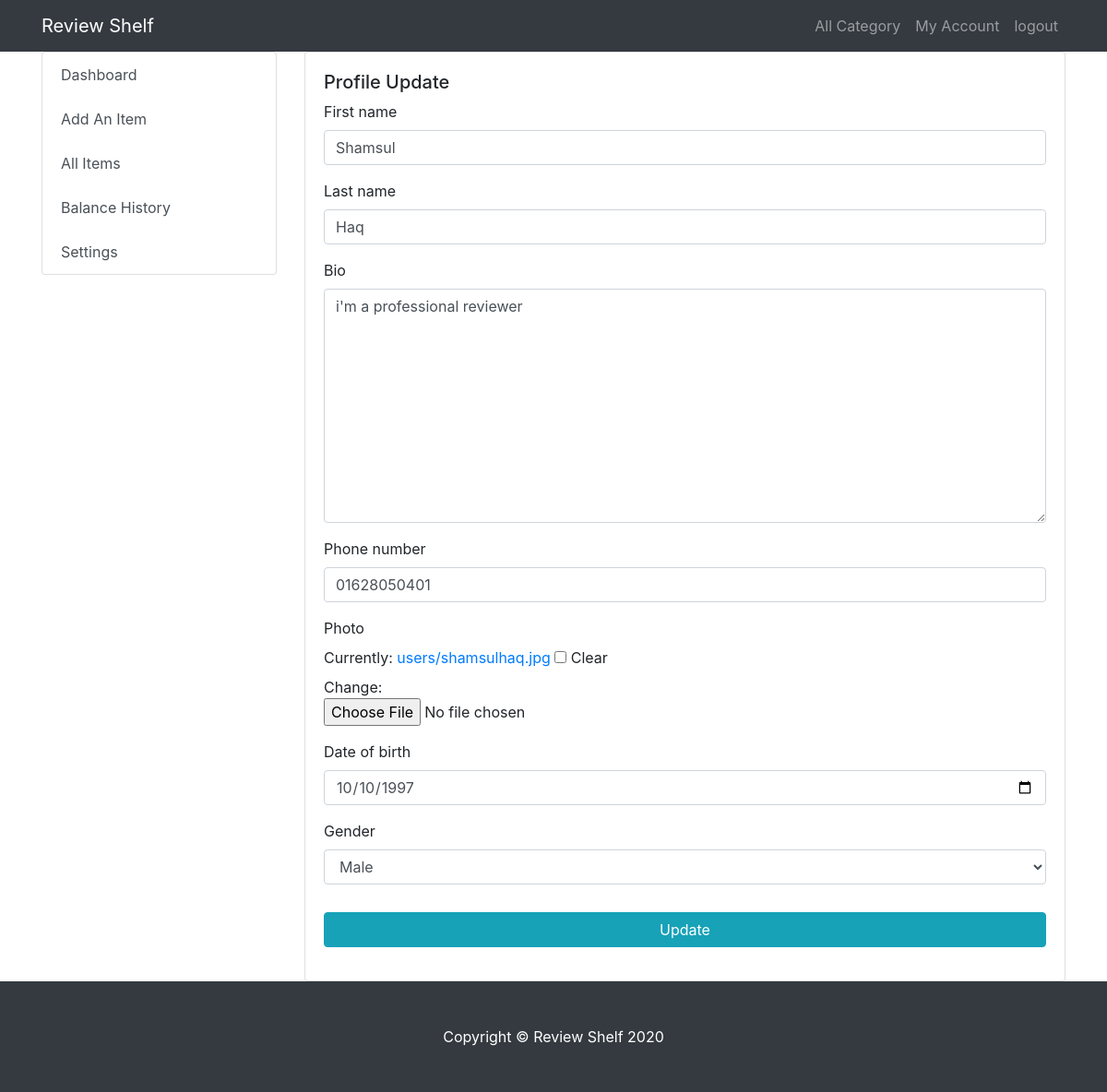
The page /myaccount/update/2 (signed in) on the database its author committed.
### reviewapp/account/models.py (models this page shows, shortened)
class User(AbstractBaseUser, PermissionsMixin):
    first_name = models.CharField(max_length=100, blank=True, null=True)
    last_name = models.CharField(max_length=100, blank=True, null=True)
    email = models.EmailField(max_length=100, unique=True, blank=True)
    photo = models.FileField(upload_to='users', blank=True, null=True)
    gender = models.CharField(max_length=8, choices=GenderChoices.choices, blank=True, null=True)
    date_of_birth = models.DateField(blank=True, null=True)
    is_active = models.BooleanField(default=True)
    is_verified = models.BooleanField(default=False)
    is_staff = models.BooleanField(default=False)
    is_admin = models.BooleanField(default=False)
    phone_regex = RegexValidator(regex=r'^\+?1?\d{9,15}$', message=
                            "Phone number must be entered in the format: '+999999999'. Up to 15 digits allowed.")
    phone = models.CharField(_('phone number'), validators=[phone_regex],
                             max_length=15, unique=True, blank=True, null=True)
    date_joined = models.DateTimeField(verbose_name='date joined', auto_now_add=True)
    last_login = models.DateTimeField(verbose_name='last login', auto_now=True)
    activation_token = models.UUIDField(blank=True, null=True)
    balance = models.DecimalField(max_digits=9, decimal_places=0, default=0)
    bio = models.TextField(blank=True, null=True)
    USERNAME_FIELD = 'email'
    REQUIRED_FIELDS = ['first_name', 'last_name']
    objects = UserManager()
    balance_history = GenericRelation(BalanceHistory)
    class Meta:
        db_table = "users"

### reviewshelf/views.py (the view, shortened to what this page needs)
# urls.py: path('myaccount/update/<pk>', MyAccountUpdate.as_view(), name='update_account'),
class MyAccountUpdate(LoginRequiredMixin, UpdateView):
    template_name = 'my_Account/profile_update.html'
    model = User
    form_class = UserUpdateForm

### reviewapp/account/forms.py
class UserUpdateForm(forms.ModelForm):
    class Meta:
        model = User
        fields = (
            'first_name',
            'last_name',
            'bio',
            'phone',
            'photo',
            'date_of_birth',
            'gender',
        )
        widgets = {
            'date_of_birth': forms.DateInput(attrs={'class': 'form-control', 'type': 'date'}),
        }

### templates/my_Account/profile_update.html
{% extends 'my_Account/my_base.html' %}
{% load crispy_forms_tags %}
{% block content_areat %}
    <div class="card">
        <div class="card-body">
            <h5>Profile Update</h5>
            <form method="post" enctype="multipart/form-data">{% csrf_token %}
                {{ form|crispy }}
                <div class="form-group row">
                    <label class="col-sm-2 col-form-label"></label>
                    <div class="col-sm-12">
                        <button type="submit" class="btn btn-block btn-info">Update</button>
                    </div>
                </div>
            </form>
        </div>
    </div>
{% endblock %}

### static/css/shop-homepage.css (style rules this page uses)
body { padding-top: 56px; }

### rows shown on the page
User: first_name "Shamsul", last_name "Haq", bio "i'm a professional reviewer", phone "01628050401", date_of_birth "10/10/1997", gender "Male"
